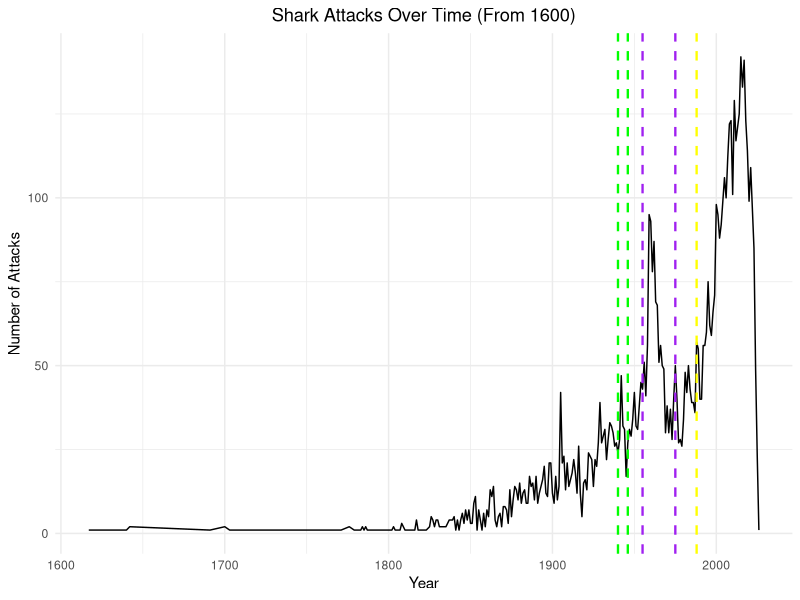
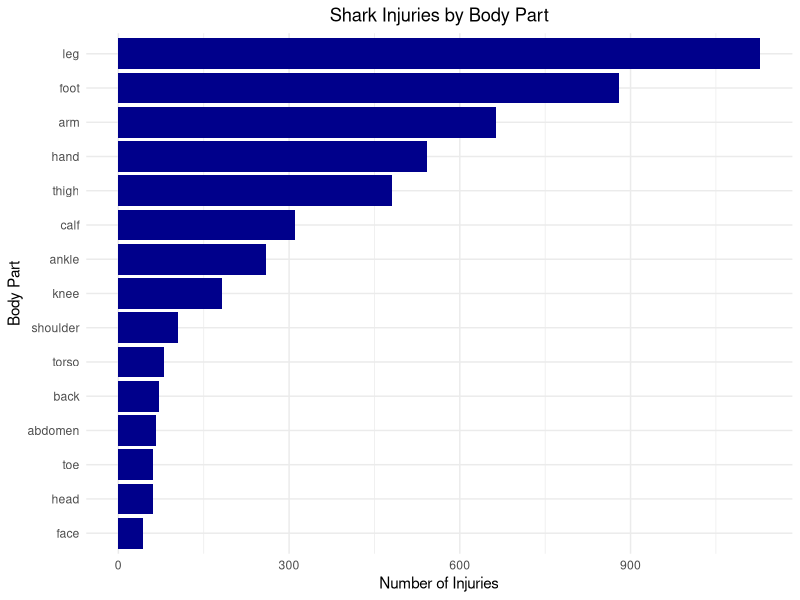
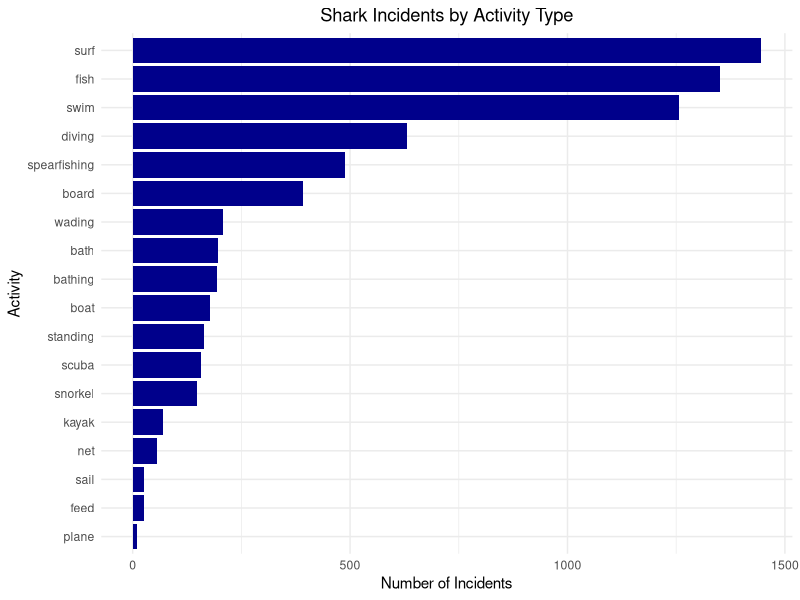
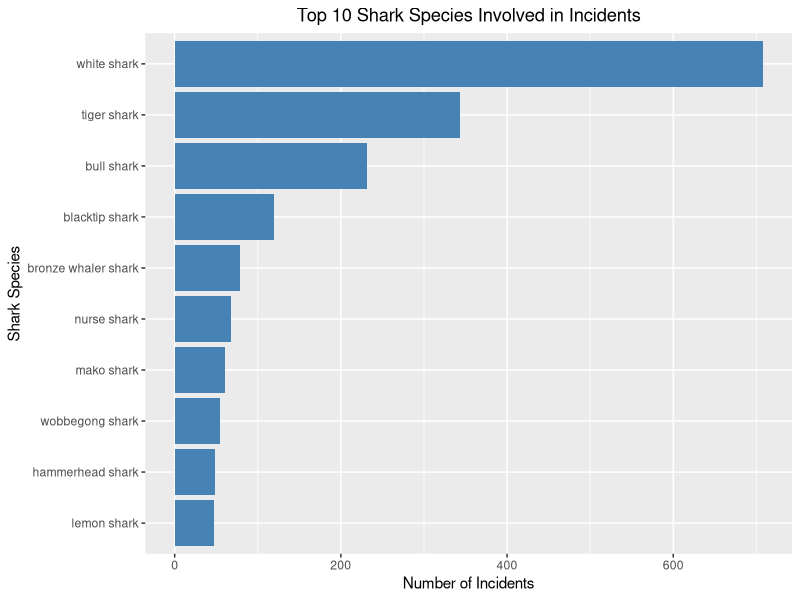
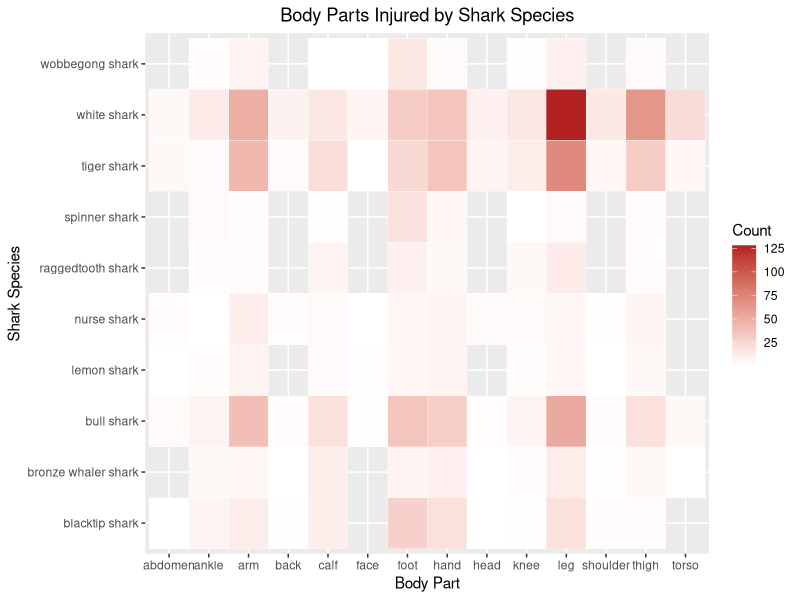
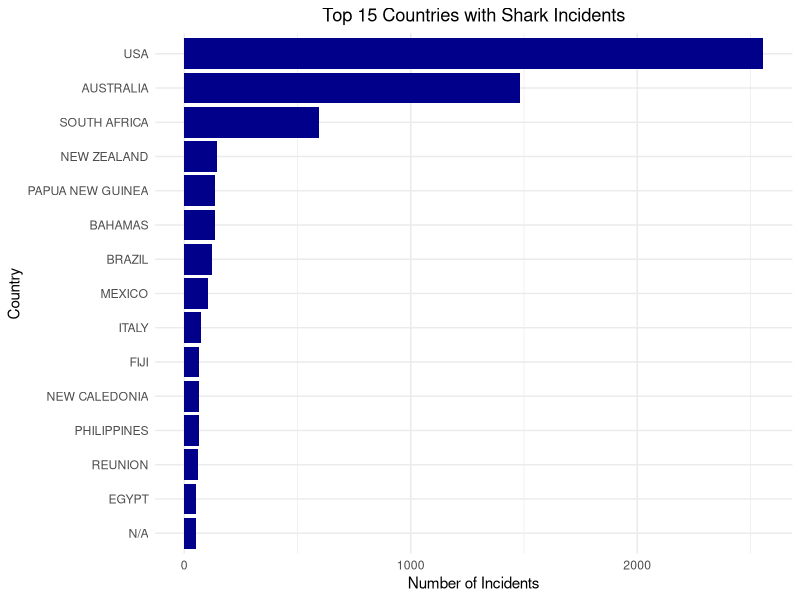
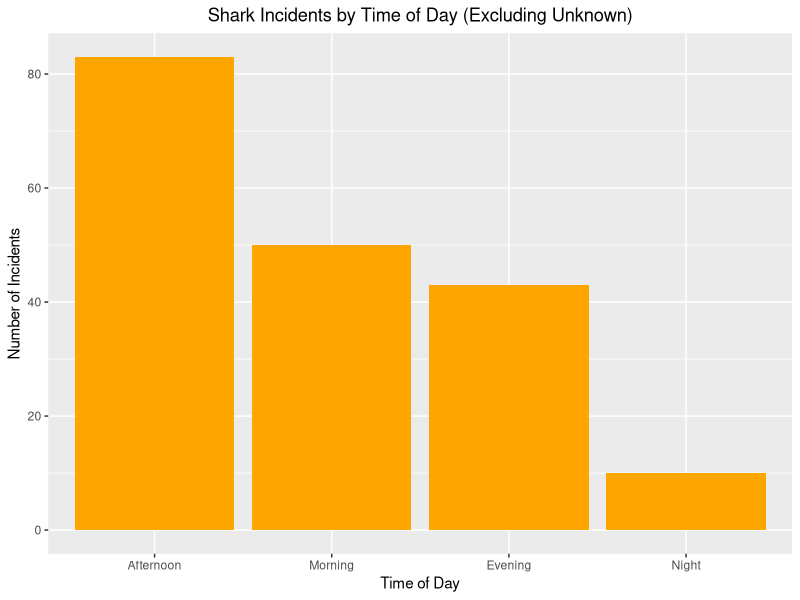
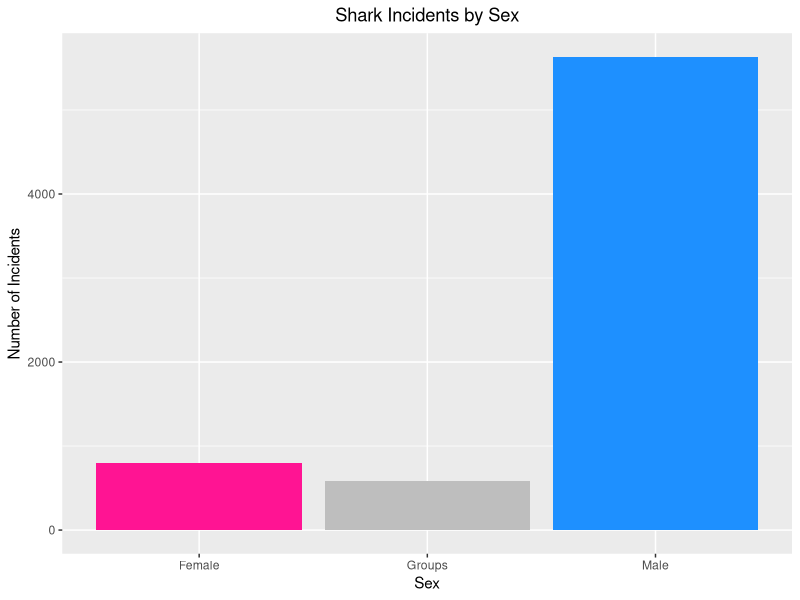

Write R code to recreate these figures, in order.
## ---- chunk 1
knitr::opts_chunk$set(echo = TRUE) #libraries
library(readxl)
library(tidyr)
library(dplyr)
library(stringr)
library(lubridate)
library(ggplot2)
library(tibble)


# Clean the data into content 
clean_mixed_dates <- function(date_vec) {
  sapply(date_vec, function(x) {
    x <- trimws(as.character(x))
    #handle raw data from excel
    if (grepl("^\\d{4,5}$", x)) {
      num <- as.numeric(x)
      if (!is.na(num)) return(as.character(as.Date(num, origin = "1899-12-30")))
    }

    #try all date formats
    try_formats <- c("%m-%d-%Y", "%d-%m-%Y", "%m/%d/%Y", "%d/%m/%Y", 
                     "%Y", "%b-%Y", "%B %d, %Y", "%m-%Y")

    for (fmt in try_formats) {
      parsed <- suppressWarnings(as.Date(x, format = fmt))
      if (!is.na(parsed)) return(as.character(parsed))
    }

    return(NA)
  })
}

df <- readxl::read_excel(here::here("data", "clean", "GSAF5.xlsx"))
## ---- chunk 2
# clean and parse data so that it doesn't automatically assign values
df <- df %>%
  mutate(date_raw = as.character(Date),
         date_clean = str_remove_all(date_raw, regex("(?i)reported\\s*")))

#cleaned data frame
df_clean <- df %>%
  mutate(
    date_raw = as.character(Date),
    date_clean = str_remove_all(date_raw, regex("(?i)reported\\s*")),
    cleaned_date = as.Date(clean_mixed_dates(date_clean)),

    year = as.integer(Year),
    fatal = as.integer(`Fatal 1/0`),
    sex = ifelse(Sex %in% c("M", "F"), Sex, NA),
    age = as.numeric(Age),
    
    time = suppressWarnings(hm(ifelse(str_detect(Time, "^[0-9]{1,2}[:h][0-9]{2}$"), 
                                      str_replace(Time, "h", ":"), 
                                      NA_character_))),
    
    species = tolower(Species)
  )

#get correct date data
df_clean <- df_clean %>%
  mutate(
    day = if_else(!is.na(cleaned_date), day(cleaned_date), NA_integer_),
    month = if_else(!is.na(cleaned_date), month(cleaned_date, label = TRUE, abbr = TRUE), NA)
  )


## ---- chunk 3
# shark attack data for years
df_clean %>%
  filter(!is.na(year), year >= 1600) %>%
  count(year) %>%
  ggplot(aes(x = year, y = n)) +
  geom_line() +
  geom_vline(xintercept = 1988, color = "yellow", linetype = "dashed", size = 0.8) + #phone 
  geom_vline(xintercept = 1940, color = "green", linetype = "dashed", size = 0.8) + #wwII
  geom_vline(xintercept = 1946, color = "green", linetype = "dashed", size = 0.8) +
  geom_vline(xintercept = 1955, color = "purple", linetype = "dashed", size = 0.8) +#vietnam war
  geom_vline(xintercept = 1975, color = "purple", linetype = "dashed", size = 0.8) +
  labs(title = "Shark Attacks Over Time (From 1600)", y = "Number of Attacks", x = "Year") +
  theme_minimal() +
  theme(plot.title = element_text(hjust = 0.5))  # Center the title

## ---- chunk 4
#get count of injuries to certain body types 
#then form chart for ranking the amounts of scale for injuries
body_parts <- c("leg", "arm", "head", "foot", "hand", "back", "shoulder", "face", "knee", "ankle", "abdomen", "calf", "toe", "thigh", "torso")

counts <- sapply(body_parts, function(part) {
  sum(str_detect(tolower(df_clean$Injury), part), na.rm = TRUE)
})

injury_counts <- data.frame(
  BodyPart = names(counts),
  Count = as.integer(counts)
) %>%
  arrange(desc(Count))

print(injury_counts)


ggplot(injury_counts, aes(x = reorder(BodyPart, Count), y = Count)) +
  geom_col(fill = "darkblue") +
  coord_flip() +
  labs(
    title = "Shark Injuries by Body Part",
    x = "Body Part",
    y = "Number of Injuries"
  ) +
  theme_minimal() +
  theme(plot.title = element_text(hjust = 0.5))  
## ---- chunk 5
# most common types of activies in data and search through coloumn for instances
#get the count for each
#plot based off of how many in count 
activity_keywords <- c("surf", "swim", "diving", "fish", "wading", "snorkel", "scuba",
                       "kayak", "sail", "standing", "spearfishing", "board", "boat", "bathing", "bath", "feed", "net", "plane")

activity_counts <- sapply(activity_keywords, function(keyword) {
  sum(str_detect(tolower(df_clean$Activity), keyword), na.rm = TRUE)
})

activity_summary <- data.frame(Activity = names(activity_counts), Count = as.integer(activity_counts))

ggplot(activity_summary, aes(x = reorder(Activity, Count), y = Count)) +
  geom_col(fill = "darkblue") +
  coord_flip() +
  labs(
    title = "Shark Incidents by Activity Type",
    x = "Activity",
    y = "Number of Incidents"
  ) +
  theme_minimal() +
  theme(plot.title = element_text(hjust = 0.5))
## ---- chunk 6
# parse through data set finding sharks while ignoring unidentified 
#it then plots the top 10 sharks it found
df_clean <- df_clean %>% mutate(species = tolower(str_trim(species)))
shark_counts <- df_clean %>%
  filter(!is.na(species), species != "", !str_detect(species, "unknown|unidentified|not confirmed|possible|questionable|shark involvement")) %>%
  count(species, sort = TRUE)

shark_counts %>%
  slice_max(n, n = 10) %>%
  ggplot(aes(x = reorder(species, n), y = n)) +
  geom_col(fill = "steelblue") +
  coord_flip() +
  labs(title = "Top 10 Shark Species Involved in Incidents", x = "Shark Species", y = "Number of Incidents") +
  theme(plot.title = element_text(hjust = 0.5))
## ---- chunk 7
# produce a heat map for instance where top 10 sharks and where the majority of their given injuries occur on body

df_clean <- df_clean %>% mutate(injury = tolower(Injury))
body_parts <- c("leg", "arm", "head", "foot", "hand", "back", "shoulder", "face", "knee", "ankle", "abdomen", "calf", "thigh", "torso")
injury_long <- df_clean %>%
  filter(
    !is.na(species), 
    !is.na(injury),
    !str_detect(species, "unknown|unidentified|not confirmed|possible|questionable|shark involvement")
  ) %>%
  select(species, injury) %>%
  rowwise() %>%
  mutate(matches = list(body_parts[str_detect(injury, body_parts)])) %>%
  unnest(matches) %>%
  group_by(species, matches) %>%
  summarise(count = n(), .groups = "drop")

colnames(injury_long) <- c("SharkSpecies", "BodyPart", "Count")
top_species <- injury_long %>% count(SharkSpecies, wt = Count, sort = TRUE) %>% slice_head(n = 10) %>% pull(SharkSpecies)
injury_long %>%
  filter(SharkSpecies %in% top_species) %>%
  ggplot(aes(x = BodyPart, y = SharkSpecies, fill = Count)) +
  geom_tile(color = "white") +
  scale_fill_gradient(low = "white", high = "firebrick") +
  labs(title = "Body Parts Injured by Shark Species", x = "Body Part", y = "Shark Species") +
  theme(plot.title = element_text(hjust = 0.5))
## ---- chunk 8
# parse through countries and count attacks/incidents
#Plot top 15 countries w the most 
country_counts <- df_clean %>%
  filter(!is.na(Country), Country != "") %>%
  count(Country, sort = TRUE)
country_counts %>%
  slice_max(n, n = 15) %>%
  ggplot(aes(x = reorder(Country, n), y = n)) +
  geom_col(fill = "darkblue") +
  coord_flip() +
  labs(
    title = "Top 15 Countries with Shark Incidents",
    x = "Country",
    y = "Number of Incidents"
  ) +
  theme_minimal() +
  theme(plot.title = element_text(hjust = 0.5))
## ---- chunk 9
# get the possible times in data and put them into sets so that they can be specified by time of the day
df_clean <- df_clean %>%
  mutate(time_hour = hour(time),
         time_of_day = case_when(
           time_hour >= 5 & time_hour < 12 ~ "Morning",
           time_hour >= 12 & time_hour < 17 ~ "Afternoon",
           time_hour >= 17 & time_hour < 21 ~ "Evening",
           time_hour >= 21 | time_hour < 5 ~ "Night",
           TRUE ~ NA_character_))  # Exclude unknowns

time_counts <- df_clean %>%
  filter(!is.na(time_of_day)) %>%
  count(time_of_day, sort = TRUE)

ggplot(time_counts, aes(x = reorder(time_of_day, -n), y = n)) +
  geom_col(fill = "orange") +
  labs(title = "Shark Incidents by Time of Day (Excluding Unknown)", x = "Time of Day", y = "Number of Incidents") +
  theme(plot.title = element_text(hjust = 0.5))
## ---- chunk 10

#############################################RELATIVE RISK
#get the counts for time of day, calcualte proportions, then calculate the more likely
time_counts <- df_clean %>%
  filter(!is.na(time_of_day)) %>%
  count(time_of_day)

afternoon_count <- time_counts$n[time_counts$time_of_day == "Afternoon"]
night_count <- time_counts$n[time_counts$time_of_day == "Night"]
total <- sum(time_counts$n)

afternoon_prop <- afternoon_count / total
night_prop <- night_count / total

relative_risk <- afternoon_prop / night_prop

cat("Afternoon proportion:", round(afternoon_prop, 4), "\n")
cat("Night proportion:", round(night_prop, 4), "\n")
cat("Relative risk (Afternoon vs Night):", round(relative_risk, 2), "\n")


## ---- chunk 11
################Z Test
# Counts for afternoon and night
afternoon_count <- time_counts$n[time_counts$time_of_day == "Afternoon"]
night_count <- time_counts$n[time_counts$time_of_day == "Night"]

# Total non-missing entries for afternoon and night
afternoon_total <- sum(time_counts$n)  # total for all times
night_total <- afternoon_total         # same total since it's all from same dataset

# Run 2-sample proportion test
prop.test(c(afternoon_count, night_count), c(afternoon_total, night_total))


## ---- chunk 12
# get the cleaned data then ncreate graph to show the distribution between genders and attacks
df_clean <- df_clean %>%
  mutate(sex = toupper(trimws(Sex)),
         sex = case_when(sex %in% c("M", "F") ~ sex, TRUE ~ "U"))
sex_counts <- df_clean %>%
  count(sex) %>%
  mutate(sex = recode(sex, "M" = "Male", "F" = "Female", "U" = "Groups"))

ggplot(sex_counts, aes(x = sex, y = n, fill = sex)) +
  geom_col(show.legend = FALSE) +
  labs(title = "Shark Incidents by Sex", x = "Sex", y = "Number of Incidents") +
  scale_fill_manual(values = c("Male" = "dodgerblue", "Female" = "deeppink", "Groups" = "gray")) +
  theme(plot.title = element_text(hjust = 0.5))
## ---- chunk 13
######get the likelyhood of incident happening more 
# filter to only know sexes
sex_data <- df_clean %>%
  filter(sex %in% c("M", "F"))

male_count <- sum(sex_data$sex == "M")
female_count <- sum(sex_data$sex == "F")
total <- male_count + female_count
# get proportions
male_prop <- male_count / total
female_prop <- female_count / total
# risk ratio
relative_risk <- male_prop / female_prop
prop_test <- prop.test(c(male_count, female_count), c(total, total))
cat("Males are", round(relative_risk, 2), "times more likely to be attacked than females.\n")
cat("p-value:", prop_test$p.value, "\n")
## ---- chunk 14
#get clean data and plot the regression model
df_reg <- df_clean %>% filter(!is.na(age), !is.na(year), age > 0, year >= 1800)
model <- lm(age ~ year, data = df_reg)
summary(model)

ggplot(df_reg, aes(x = year, y = age)) +
  geom_point(alpha = 0.4) +
  geom_smooth(method = "lm", color = "red") +
  labs(title = "Age of Shark Attack Victims Over Time", x = "Year", y = "Age") +
  theme(plot.title = element_text(hjust = 0.5))
#confidence test
ages <- df_clean$age[!is.na(df_clean$age)]
t.test(ages, conf.level = 0.95)
## ---- chunk 15
#for the purpose that other methods are possible
tbl_country_species <- df_clean %>%
  filter(!is.na(Country), Country != "", !is.na(species), species != "",
         !str_detect(species, "unknown|unidentified|not confirmed|possible|questionable|shark involvement")) %>%
  count(Country, species) %>%
  pivot_wider(names_from = species, values_from = n, values_fill = 0)

chisq.test(as.matrix(tbl_country_species[,-1]))


## ---- chunk 16
tbl_time_fatal <- df_clean %>%
  filter(!is.na(time_of_day), !is.na(fatal)) %>%
  count(time_of_day, fatal) %>%
  pivot_wider(names_from = fatal, values_from = n, values_fill = 0)

chisq.test(as.matrix(tbl_time_fatal[,-1]))


## ---- chunk 17
#get cleaned data for fatality or survial for certain times of the day as we made earlier
#then plot 
fatality_time <- df_clean %>%
  filter(!is.na(time_of_day), !is.na(fatal)) %>%
  mutate(fatal = ifelse(fatal == 1, "Fatal", "Non-Fatal")) %>%
  count(time_of_day, fatal)
ggplot(fatality_time, aes(x = time_of_day, y = n, fill = fatal)) +
  geom_col(position = "dodge") +
  labs(
    title = "Shark Attack Fatalities by Time of Day",
    x = "Time of Day",
    y = "Number of Incidents",
    fill = "Outcome"
  ) +
  scale_fill_manual(values = c("Fatal" = "firebrick", "Non-Fatal" = "forestgreen")) +
  theme(plot.title = element_text(hjust = 0.5))
## ---- chunk 18
# get month data to produce chart for instances all time for attacks in months
# if data value doesn't have a month it ignores
df_clean <- df_clean %>%
  mutate(
    month = month(cleaned_date, label = TRUE, abbr = TRUE),
    day = day(cleaned_date)
  )

df_clean %>%
  filter(!is.na(month)) %>%
  count(month) %>%
  ggplot(aes(x = month, y = n)) +
  geom_col(fill = "turquoise4") +
  labs(
    title = "Shark Incidents by Month",
    x = "Month",
    y = "Number of Incidents"
  ) +
  theme_minimal() + theme(plot.title = element_text(hjust = 0.5))

## ---- chunk 19
# clean and get rid of incomplete dates
# handles numeric forms
#fits a linear regression for each month 
# applies same axis lines as the all time list
df_monthly <- df_clean %>%
  filter(!is.na(cleaned_date), !is.na(year), !is.na(month)) %>%
  group_by(year, month) %>%
  summarise(count = n(), .groups = "drop")
df_monthly <- df_monthly %>%
  mutate(month_num = as.numeric(month))
model <- lm(count ~ year * month_num, data = df_monthly)
summary(model)
df_monthly_filtered <- df_monthly %>% filter(year >= 1700)
#tried possible predictions
df_monthly_filtered$predicted <- predict(model, newdata = df_monthly_filtered)
ggplot(df_monthly_filtered, aes(x = year)) +
  geom_point(aes(y = count), color = "darkblue", alpha = 0.6) +
  geom_line(aes(y = predicted), color = "red", size = 1) +
  geom_vline(xintercept = 1940, color = "yellow", linetype = "dashed", size = 0.8) +
  geom_vline(xintercept = 1940, color = "green", linetype = "dashed", size = 0.8) +
  geom_vline(xintercept = 1946, color = "green", linetype = "dashed", size = 0.8) +
  geom_vline(xintercept = 1955, color = "purple", linetype = "dashed", size = 0.8) +
  geom_vline(xintercept = 1975, color = "purple", linetype = "dashed", size = 0.8) +
  facet_wrap(~ month_num, scales = "free_y") +
  labs(
    title = "Shark Incidents by Year and Month (1700+)",
    x = "Year",
    y = "Incident Count"
  ) +
  theme_minimal() +
  theme(plot.title = element_text(hjust = 0.5))
## ---- chunk 20
#get clean data and plot for fatal and not fatal
#plot the data
fatality_summary <- df_clean %>%
  filter(!is.na(fatal)) %>%
  mutate(fatal = ifelse(fatal == 1, "Fatal", "Non-Fatal")) %>%
  count(fatal)
ggplot(fatality_summary, aes(x = fatal, y = n, fill = fatal)) +
  geom_col(show.legend = FALSE) +
  labs(
    title = "Shark Attack Outcomes: Fatal vs Non-Fatal",
    x = "Outcome",
    y = "Number of Incidents"
  ) +
  scale_fill_manual(values = c("Fatal" = "firebrick", "Non-Fatal" = "forestgreen")) +
  theme_minimal() +
  theme(plot.title = element_text(hjust = 0.5))

fatality_test <- prop.test(
  x = sum(df_clean$fatal == 0, na.rm = TRUE),
  n = sum(df_clean$fatal %in% c(0, 1), na.rm = TRUE)
)
fatality_test

################RELATIVE RISK
#get the relative rates for comparitive ananlyis 
#in specific nighht and other times
night_data <- fatality_time %>% filter(time_of_day == "Night")
night_fatal <- night_data %>% filter(fatal == "Fatal") %>% pull(n)
night_total <- sum(night_data$n)
other_data <- fatality_time %>% filter(time_of_day != "Night")
other_fatal <- other_data %>% filter(fatal == "Fatal") %>% pull(n) %>% sum()
other_total <- sum(other_data$n)
#get rates
night_rate <- night_fatal / night_total
other_rate <- other_fatal / other_total
relative_risk <- night_rate / other_rate
cat("Fatality Rate at Night:", round(night_rate, 4), "\n")
cat("Fatality Rate at Other Times:", round(other_rate, 4), "\n")
cat("Relative Risk (Night vs Other):", round(relative_risk, 2), "\n")
## ---- chunk 21
#get clean data then get p for fatal
species_fatality_tbl <- df_clean %>%
  filter(!is.na(species), species != "",
         !str_detect(species, "unknown|unidentified|not confirmed|possible|questionable|shark involvement"),
         !is.na(fatal)) %>%
  count(species, fatal) %>%
  pivot_wider(names_from = fatal, values_from = n, values_fill = 0)

top_species <- df_clean %>%
  count(species, sort = TRUE) %>%
  filter(!str_detect(species, "unknown|unidentified|not confirmed|possible|questionable|shark involvement")) %>%
  slice_head(n = 10) %>%
  pull(species)

species_fatality_tbl <- species_fatality_tbl %>% filter(species %in% top_species)

fatal_matrix <- species_fatality_tbl %>%
  column_to_rownames("species") %>%
  as.matrix()
chisq.test(fatal_matrix)
## ---- chunk 22
# get clean data then group the big 3. count total and test against hypotheis 
df_clean <- df_clean %>%
  mutate(activity_clean = tolower(Activity))

group_total <- sum(str_detect(df_clean$activity_clean, "fish|swim|surf"), na.rm = TRUE)

total_non_na <- sum(!is.na(df_clean$activity_clean))

prop.test(group_total, total_non_na)

## ---- chunk 23
#get clean words for top three body parts
#then count injuries as a total
#ignore the N/A values
#run sample test
target_parts <- c("leg", "foot", "arm")
df_clean <- df_clean %>%
  mutate(injury_clean = tolower(Injury))
target_total <- sum(str_detect(df_clean$injury_clean, str_c(target_parts, collapse = "|")), na.rm = TRUE)
injury_total <- sum(!is.na(df_clean$injury_clean))
prop.test(target_total, injury_total)
## ---- chunk 24
df_clean <- df_clean %>%
  mutate(species = tolower(species))
df_valid_sharks <- df_clean %>%
  filter(
    !is.na(Country), Country != "",
    !is.na(species), species != "",
    !str_detect(species, "unknown|unidentified|not confirmed|possible|questionable|shark involvement")
  )
#get top 10
top_countries <- df_valid_sharks %>%
  count(Country, sort = TRUE) %>%
  slice_max(n, n = 10) %>%
  pull(Country)
#get top 3 sharks for each country unless tie
top3_species_per_country <- df_valid_sharks %>%
  filter(Country %in% top_countries) %>%
  count(Country, species) %>%
  group_by(Country) %>%
  slice_max(n, n = 3) %>%
  ungroup()
#faceted bar chart
ggplot(top3_species_per_country, aes(x = reorder(species, n), y = n, fill = species)) +
  geom_col(show.legend = FALSE) +
  coord_flip() +
  facet_wrap(~ Country, scales = "free_y") +
  labs(
    title = "Top 3 Shark Species in Top 10 Countries for Shark Attacks",
    x = "Shark Species",
    y = "Number of Incidents"
  ) +
  theme_minimal() +
  theme(
    plot.title = element_text(hjust = 0.5),
    strip.text = element_text(face = "bold", size = 10)
  )
